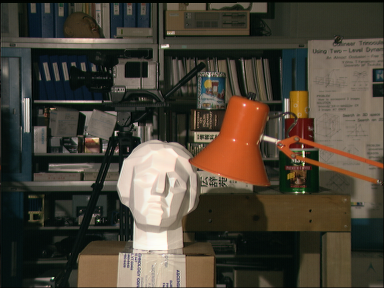
#> input picture exampleL.png, 384 x 288 px
$ python test_disp_img.py
#> lines starting #> are read from the running program, lines starting #| are printed output that depends on the picture
import cv2
import numpy as np
from matplotlib import pyplot as plt


if __name__ == '__main__':

    imgL = cv2.imread("./exampleL.png",0)
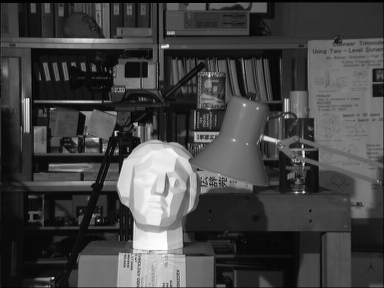
#> imgL: shape (288, 384); min 0, max 253, mean 67.8
    imgR = cv2.imread("./exampleR.png",0)
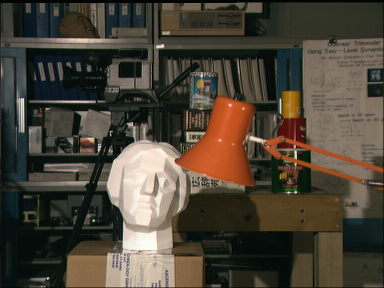
#> input picture exampleR.png, 384 x 288 px
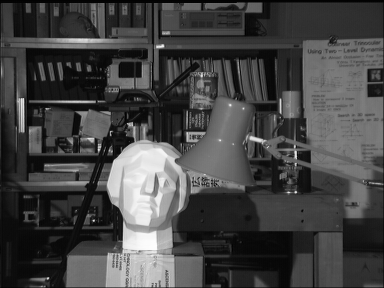
#> imgR: shape (288, 384); min 0, max 253, mean 68.2

    if imgL is None or imgR is None:
        raise FileNotFoundError("One or both images could not be loaded.")

    #if imgL.shape != imgR.shape:
        #imgR = cv2.resize(imgR, (imgL.shape[1], imgL.shape[0]))

    block_size = 15
    #stereo = cv2.StereoBM(numDisparities=16, blockSize=15)
    stereo = cv2.StereoSGBM_create(
        minDisparity=0,
        numDisparities=16*6,
        blockSize=block_size,
        P1=8 * 1 * block_size ** 2,
        P2=32 * 1 * block_size ** 2,
        disp12MaxDiff=1,
        uniquenessRatio=10,
        speckleWindowSize=100,
        speckleRange=32
    )
    disparity = stereo.compute(imgL, imgR).astype(np.float32) / 16.0
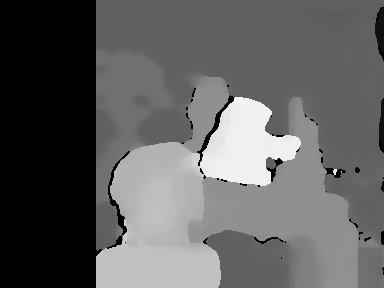
#> disparity: shape (288, 384) float32; min -1, max 14.94, mean 4.98; drawn with min black and max white

    plt.imshow(disparity, 'gray')
    plt.title('Disparit Map')
    plt.show()
